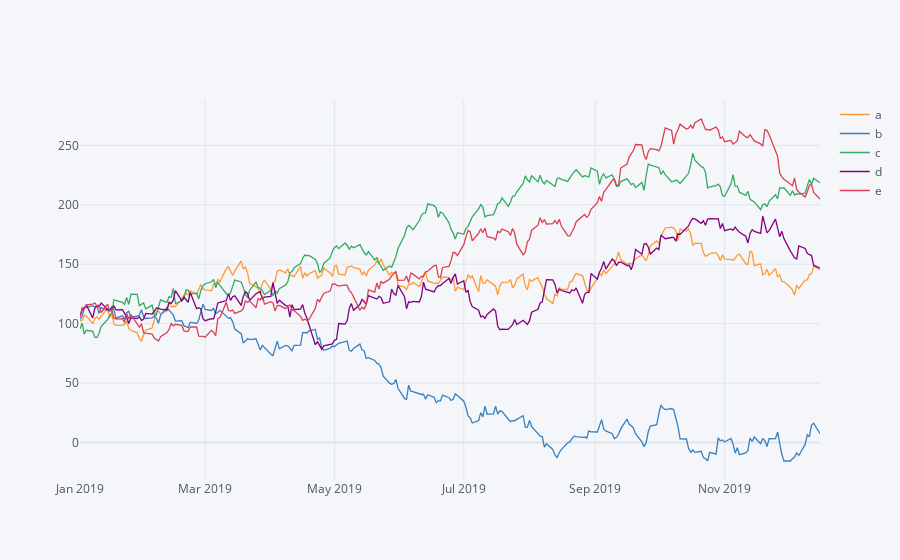

Notebook cell for this chart:
### Code cell
plyo.iplot(df.iplot(asFigure=True),image='png',filename='ply_01')

### Figure 1 — Plotly figure (JSON) as saved in the notebook; plotly's stock layout.template omitted (floating-point values rounded to 4 significant figures; data arrays with more than 128 entries replaced by an {"elided": "..."} marker saying what was removed)
{"data": [{"line": {"color": "rgba(255, 153, 51, 1.0)", "dash": "solid", "shape": "linear", "width": 1.3}, "mode": "lines", "name": "a", "text": "", "type": "scatter", "x": {"elided": "250 str values"}, "y": {"elided": "250 float values"}}, {"line": {"color": "rgba(55, 128, 191, 1.0)", "dash": "solid", "shape": "linear", "width": 1.3}, "mode": "lines", "name": "b", "text": "", "type": "scatter", "x": {"elided": "250 str values"}, "y": {"elided": "250 float values"}}, {"line": {"color": "rgba(50, 171, 96, 1.0)", "dash": "solid", "shape": "linear", "width": 1.3}, "mode": "lines", "name": "c", "text": "", "type": "scatter", "x": {"elided": "250 str values"}, "y": {"elided": "250 float values"}}, {"line": {"color": "rgba(128, 0, 128, 1.0)", "dash": "solid", "shape": "linear", "width": 1.3}, "mode": "lines", "name": "d", "text": "", "type": "scatter", "x": {"elided": "250 str values"}, "y": {"elided": "250 float values"}}, {"line": {"color": "rgba(219, 64, 82, 1.0)", "dash": "solid", "shape": "linear", "width": 1.3}, "mode": "lines", "name": "e", "text": "", "type": "scatter", "x": {"elided": "250 str values"}, "y": {"elided": "250 float values"}}], "layout": {"legend": {"bgcolor": "#F5F6F9", "font": {"color": "#4D5663"}}, "paper_bgcolor": "#F5F6F9", "plot_bgcolor": "#F5F6F9", "title": {"font": {"color": "#4D5663"}}, "xaxis": {"gridcolor": "#E1E5ED", "showgrid": true, "tickfont": {"color": "#4D5663"}, "title": {"font": {"color": "#4D5663"}, "text": ""}, "zerolinecolor": "#E1E5ED"}, "yaxis": {"gridcolor": "#E1E5ED", "showgrid": true, "tickfont": {"color": "#4D5663"}, "title": {"font": {"color": "#4D5663"}, "text": ""}, "zerolinecolor": "#E1E5ED"}}}
